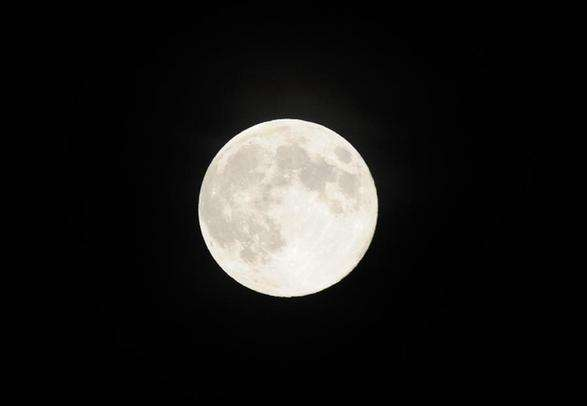
//> input picture houghyuan/houghyuan/logo.jpg, 587 x 406 px
$ ./houghyuan   (built with g++ and OpenCV 4)
//> lines starting //> are read from the running program, lines starting //| are printed output that depends on the picture; after the words box and inside, x2 and y2 are one past the last pixel; in counts of white or black regions, pixels touching at a corner belong together
// houghyuan.cpp : 此文件包含 "main" 函数。程序执行将在此处开始并结束。
//

#include <iostream>
#include <opencv2/opencv.hpp>
#include <opencv2/imgproc/imgproc.hpp>
using namespace cv;
using namespace std;

int main()
{
	//载入原始图、Mat变量定义
	Mat srcImage = imread("logo.jpg");  //工程目录下应该有一张名为logo.jpg的素材图
//> srcImage is the input picture: 406 rows x 587 cols, CV_8UC3; mean B, G, R 24.9, 26.3, 26.9
	Mat midImage, dstImage;//临时变量和目标图的定义

	//显示原始图
	imshow("【原始图】", srcImage);

	//转为灰度图并进行图像平滑
	cvtColor(srcImage, midImage, COLOR_BGR2GRAY);//转化边缘检测后的图为灰度图
	GaussianBlur(midImage, midImage, Size(9, 9), 2, 2);
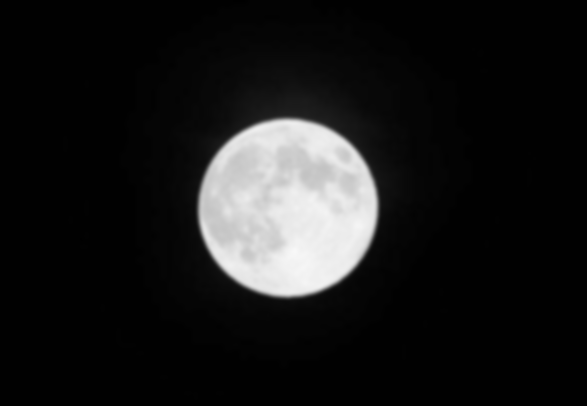
//> midImage: 406 rows x 587 cols, CV_8UC1; min 0, max 248, mean 26.3

	//进行霍夫圆变换
	vector<Vec3f> circles;
	HoughCircles(midImage, circles, HOUGH_GRADIENT, 1.5, 10, 200, 100, 0, 0);
//> circles = 1 circle (x, y, radius): [287.2, 207.8, 89.85]

	//依次在图中绘制出圆
	for (size_t i = 0; i < circles.size(); i++)
	{
		//参数定义
		Point center(cvRound(circles[i][0]), cvRound(circles[i][1]));
		int radius = cvRound(circles[i][2]);
		//绘制圆心
		circle(srcImage, center, 3, Scalar(0, 255, 0), -1, 8, 0);
		//绘制圆轮廓
		circle(srcImage, center, radius, Scalar(155, 50, 255), 3, 8, 0);
	}
//> this loop made 1 pass
//> (center, radius) on pass 1: (Point(287, 208), 90)
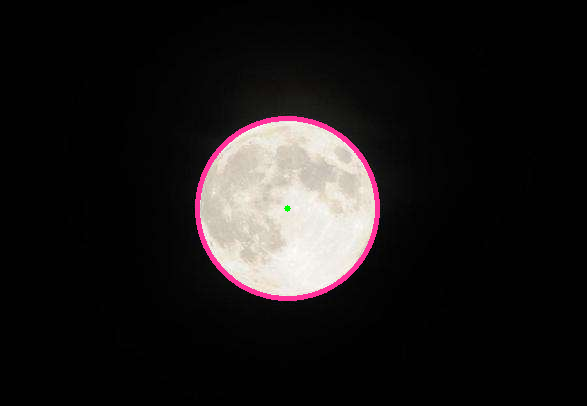
//> srcImage: 406 rows x 587 cols, CV_8UC3; 1.2% of pixels changed, all inside (x1, y1, x2, y2) = (195, 116, 380, 301)

	//显示效果图
	imshow("【效果图】", srcImage);

	waitKey(0);

	return 0;
}

// 运行程序: Ctrl + F5 或调试 >“开始执行(不调试)”菜单
// 调试程序: F5 或调试 >“开始调试”菜单

// 入门使用技巧:
//   1. 使用解决方案资源管理器窗口添加/管理文件
//   2. 使用团队资源管理器窗口连接到源代码管理
//   3. 使用输出窗口查看生成输出和其他消息
//   4. 使用错误列表窗口查看错误
//   5. 转到“项目”>“添加新项”以创建新的代码文件，或转到“项目”>“添加现有项”以将现有代码文件添加到项目
//   6. 将来，若要再次打开此项目，请转到“文件”>“打开”>“项目”并选择 .sln 文件
